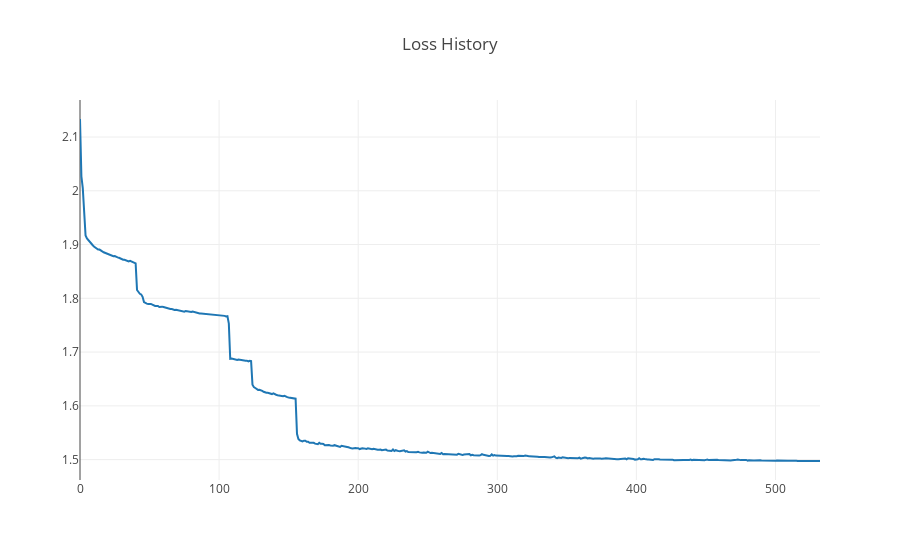

Source (notebook cell):
### Code cell
plotly.offline.iplot({
    'data': [
        go.Scatter(
            y=loss_history
        )
    ],
    'layout': go.Layout(title='Loss History')
})

### Figure 1 — Plotly figure (JSON) as saved in the notebook; plotly's stock layout.template omitted (floating-point values rounded to 4 significant figures; data arrays with more than 128 entries replaced by an {"elided": "..."} marker saying what was removed)
{"data": [{"type": "scatter", "y": {"elided": "533 float values"}}], "layout": {"title": "Loss History"}}
